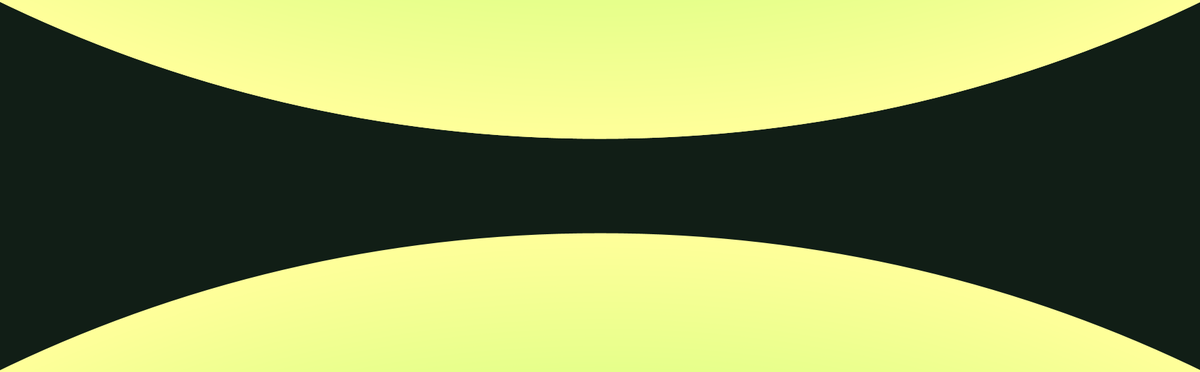
Frame 1 (no input)
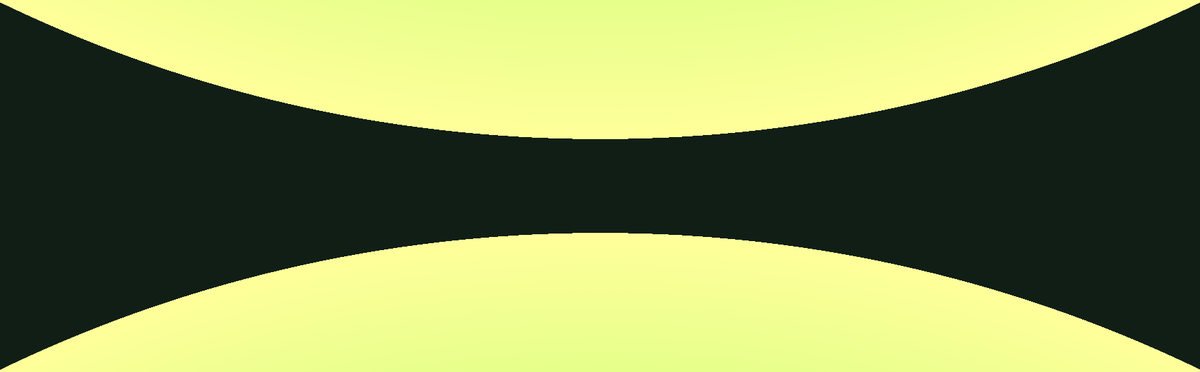
Frame 60 (the mouse pressed at the canvas centre just before this capture)
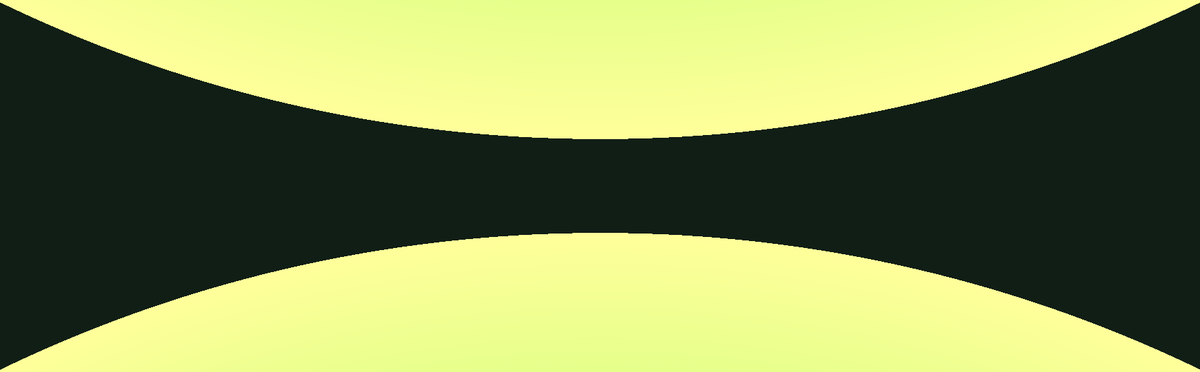
Frame 120 (the mouse held since frame 60 and released just before this capture)

The Processing sketch that drew these frames (run headless with seeded random() and noise(); from frame 60 on, the mouse is pressed at the canvas centre):

// Processing sketch: processing_58320
// ── processing_58320.pde

color c1;
color c2;
float maxradius = 4000;
    
void setup ()
{
  size(1740, 540);
  background(#111E16);
  colorMode(RGB, 100);
  noFill();
  strokeWeight(2);
  c1 = color(random(1), 255, random(1));
  c2 = color(random(255), 255, random(255));
  
 
}


void draw()
{
   pushMatrix();
   translate(0, -2069);   
   for (int dmeter = 0; dmeter < maxradius; dmeter++)
     {
      float n = map(dmeter, 0, maxradius, 0, 1);
      color newcircle = lerpColor(c1, c2, n);
      stroke(newcircle);
      ellipse(width/2, height/2, dmeter, dmeter);
      }
    popMatrix();
    
    pushMatrix();
   translate(0, 2069);   
   for (int dmeter = 0; dmeter < maxradius; dmeter++)
     {
      float n = map(dmeter, 0, maxradius, 0, 1);
      color newcircle = lerpColor(c1, c2, n);
      stroke(newcircle);
      ellipse(width/2, height/2, dmeter, dmeter);
      }
    popMatrix();
}
